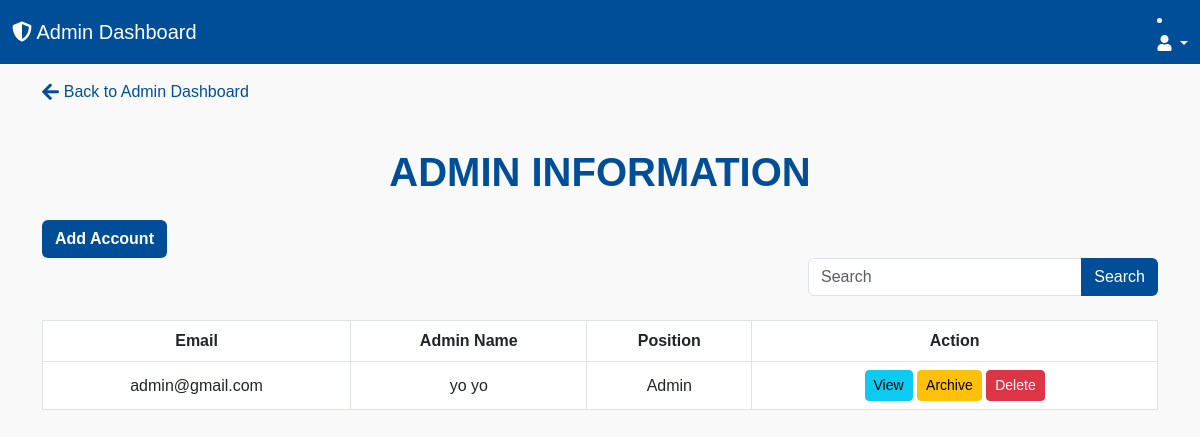
Screenshot of /admin_user.php (signed in) with the database file from the repository.
### tables this page shows
CREATE TABLE `tbl_users` (
  `User_ID` int(10) NOT NULL,
  `student_number` int(10) DEFAULT NULL,
  `employee_ID` int(10) DEFAULT NULL,
  `email` varchar(100) NOT NULL,
  `password` varchar(100) NOT NULL,
  `role` varchar(100) NOT NULL DEFAULT 'student',
  `created_at` timestamp NOT NULL DEFAULT current_timestamp()
);

### admin_user.php (the view, shortened to what this page needs)
<?php
require 'database.php';
$sql = "SELECT
            u.User_ID,
            u.email,
            ai.name,
            ai.position
        FROM tbl_users u
        JOIN admin_info ai ON u.User_ID = ai.User_ID
        WHERE u.role = 'admin'";
$result = $conn->query($sql);
?>
<!DOCTYPE html>
<html lang="en">
<head>
    <link href="https://cdn.jsdelivr.net/npm/bootstrap@5.3.0-alpha1/dist/css/bootstrap.min.css" rel="stylesheet">
    <link rel="stylesheet" href="https://cdnjs.cloudflare.com/ajax/libs/font-awesome/5.15.4/css/all.min.css">
</head>
<body>
    <header>
        <nav class="navbar navbar-expand-lg" style="background-color: #004E98; color: white;">
            <div class="container-fluid">
                <a class="navbar-brand text-white" href="#">
                    <i class="fas fa-shield-alt"></i> Admin Dashboard
                </a>
                <li class="nav-item dropdown">
                        <a class="nav-link dropdown-toggle" href="#" id="profileDropdown" role="button" data-bs-toggle="dropdown">
                            <i class="fas fa-user"></i>
                        </a>
                    </li>
            </div>
        </nav>
    </header>
    <div class="container mt-3">
        <a href="admin.php" class="back-btn">
            <i class="fas fa-arrow-left"></i> Back to Admin Dashboard
        </a>
    </div>
    <div class="container mt-4">
    <h1 class="text-center mb-4" style="color: #004E98; font-weight: bold;">ADMIN INFORMATION</h1>
    <button type="button" class="btn btn-add-account" data-bs-toggle="modal" data-bs-target="#addAccountModal">
        Add Account
    </button>
    <div class="row mb-4">
        <div class="col-12 text-end">
            <div class="input-group" style="max-width: 350px; display: inline-flex;">
                <input type="text" class="form-control" placeholder="Search" aria-label="Search">
                <button class="btn btn-search" type="button">Search</button>
            </div>
        </div>
    </div>
    <table class="table table-bordered">
        <thead>
            <tr>
                <th>Email</th>
                <th>Admin Name</th>
                <th>Position</th>
                <th>Action</th>
            </tr>
        </thead>
        <tbody>
            <?php while ($admin = $result->fetch_assoc()): ?>
                <tr>
                    <td><?= htmlspecialchars($admin['email']); ?></td>
                    <td><?= htmlspecialchars($admin['name']); ?></td>
                    <td><?= htmlspecialchars($admin['position']); ?></td>
                    <td>
                        <button class="btn btn-info btn-sm" data-bs-toggle="modal" data-bs-target="#viewProfileModal<?= $admin['User_ID']; ?>">View</button>
                        <form method="POST" style="display:inline;">
                            <button type="submit" name="archive" class="btn btn-warning btn-sm">Archive</button>
                        </form>
                        <form method="POST" style="display:inline;">
                            <button type="submit" name="delete" class="btn btn-danger btn-sm">Delete</button>
                        </form>
                    </td>
                </tr>
            <?php endwhile; ?>
        </tbody>
    </table>
</div>
</body>
</html>

### admin_user.php (style rules this page uses)
body { font-family: Arial, sans-serif; margin: 0; padding: 0; background-color: #f9f9f9; }
.back-btn { font-size: 1rem; color: #004E98; text-decoration: none; margin-bottom: 20px; display: inline-flex; align-items: center; }
.back-btn i { font-size: 1.2rem; margin-right: 5px; }
.btn-search { background-color: #004E98; color: white; }
.btn-add-account { background-color: #004E98; color: white; font-weight: bold; }
table th, table td { text-align: center; vertical-align: middle; }

### rows the page displays
tbl_users: email "admin@gmail.com", admin_info.name "yo yo", admin_info.position "Admin"
